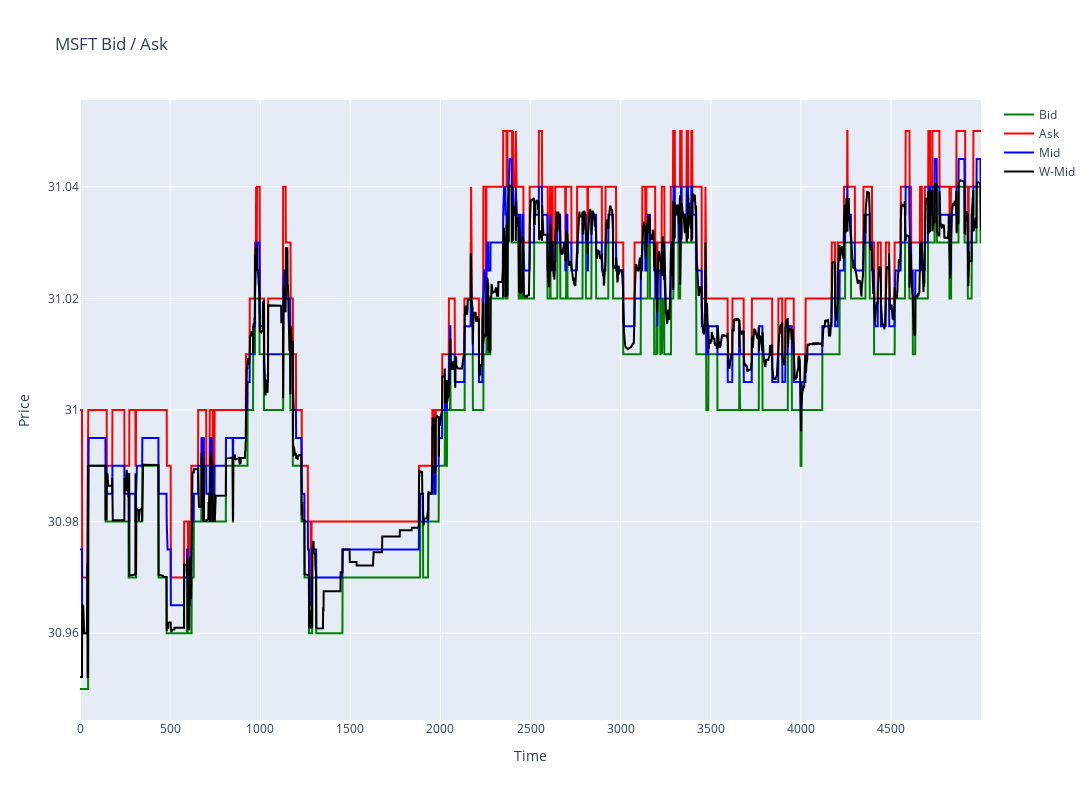

Notebook cell for this chart:
### Code cell
# plot the price traces
bid = go.Scatter(x=order_book.index, y=order_book.Bid_1, mode='lines', line=dict(color='green'), name='Bid')
ask = go.Scatter(x=order_book.index, y=order_book.Ask_1, mode='lines', line=dict(color='red'), name='Ask')
mid = go.Scatter(x=order_book.index, y=order_book.Mid, mode='lines', line=dict(color='blue'), name='Mid')
wmid = go.Scatter(x=order_book.index, y=order_book.Weighted_Mid, mode='lines', line=dict(color='black'), name='W-Mid')
traces = [bid, ask, mid, wmid]
fig = go.Figure(data=traces)
fig.update_layout(title='MSFT Bid / Ask', xaxis_title='Time', yaxis_title='Price', width=1440, height=800, hovermode='x')
#fig.show()

### Figure 1 — Plotly figure (JSON) as saved in the notebook; plotly's stock layout.template omitted (floating-point values rounded to 4 significant figures; data arrays with more than 128 entries replaced by an {"elided": "..."} marker saying what was removed)
{"data": [{"line": {"color": "green"}, "mode": "lines", "name": "Bid", "type": "scatter", "x": {"elided": "5000 int values"}, "y": {"elided": "5000 float values"}}, {"line": {"color": "red"}, "mode": "lines", "name": "Ask", "type": "scatter", "x": {"elided": "5000 int values"}, "y": {"elided": "5000 float values"}}, {"line": {"color": "blue"}, "mode": "lines", "name": "Mid", "type": "scatter", "x": {"elided": "5000 int values"}, "y": {"elided": "5000 float values"}}, {"line": {"color": "black"}, "mode": "lines", "name": "W-Mid", "type": "scatter", "x": {"elided": "5000 int values"}, "y": {"elided": "5000 float values"}}], "layout": {"height": 800, "hovermode": "x", "title": {"text": "MSFT Bid / Ask"}, "width": 1440, "xaxis": {"title": {"text": "Time"}}, "yaxis": {"title": {"text": "Price"}}}}
